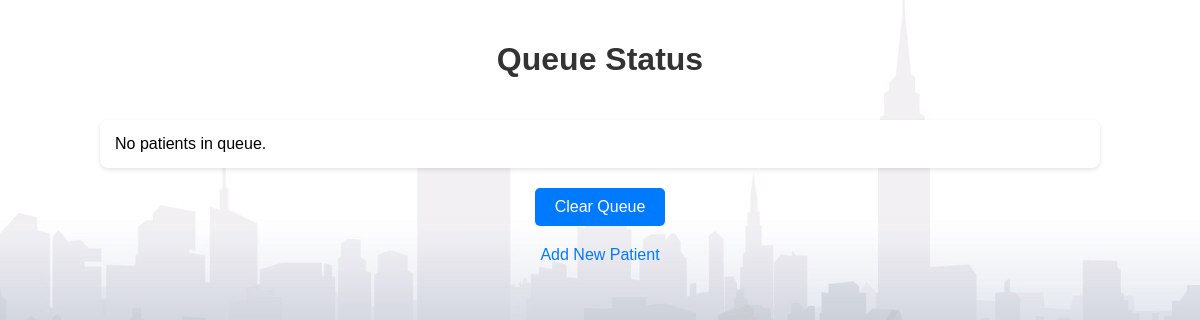
Before: /queue/queue/status/ with the older database file.
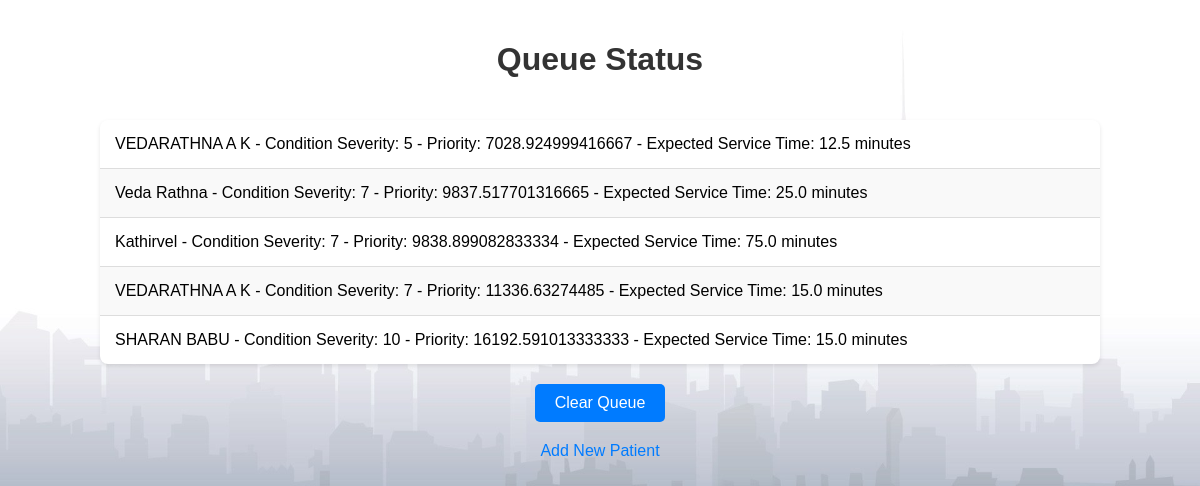
After: the same page with the newer database file.
### queue_app/models.py (models this page shows, shortened)
class Queue(models.Model):
    patient = models.ForeignKey(Patient, on_delete=models.CASCADE)
    priority = models.IntegerField(default=0)
    arrival_time = models.DateTimeField(default=timezone.now)
    def update_priority(self):
        if timezone.is_naive(self.arrival_time):
            arrival_time = timezone.make_aware(self.arrival_time)
        else:
            arrival_time = self.arrival_time
        current_time = timezone.now()
        time_waited = current_time - arrival_time
        wait_time_in_minutes = time_waited.total_seconds() / 60
        patient_severity = self.patient.condition_severity
        self.priority = patient_severity * wait_time_in_minutes
        self.save()

class Patient(models.Model):
    name = models.CharField(max_length=100)
    condition_severity = models.IntegerField()  # Higher severity = Higher priority
    arrival_time = models.DateTimeField(auto_now_add=True)
    expected_service_time = models.IntegerField()  # in minutes
    priority = models.IntegerField(default=0)  # Priority field (higher value = higher priority)
    def calculate_actual_service_time(self):
        severity_factor = 1 if self.condition_severity > 5 else 2
        return self.expected_service_time / severity_factor

### queue_app/views.py (the view)
# urls.py: path('queue/status/', views.queue_status, name='queue_status'),
def queue_status(request):
    queue = Queue.objects.all()
    for item in queue:
        item.update_priority()
    sorted_queue = sorted(queue, key=lambda x: x.priority)
    context = {
        'queue': sorted_queue
    }
    return render(request, 'queue_app/queue_status.html', context)

### queue_app/templates/queue_app/queue_status.html (shortened to what this page needs)
{% load static %}
<!DOCTYPE html>
<html>
<head>
    <link rel="stylesheet" type="text/css" href="{% static 'queue_app/css/queue_status.css' %}">
</head>
<body>
    <h1>Queue Status</h1>
    <ul>
        {% for item in queue %}
            <li>{{ item.patient.name }} - Condition Severity: {{ item.patient.condition_severity }} - Priority: {{ item.priority }} - Expected Service Time: {{ item.patient.calculate_actual_service_time }} minutes</li>
        {% empty %}
            <li>No patients in queue.</li>
        {% endfor %}
    </ul>
    <form method="post" action="{% url 'clear_queue' %}">
        <button type="submit">Clear Queue</button>
    </form>
    <a href="{% url 'patient_arrival' %}">Add New Patient</a>
</body>
</html>

Changed rows visible on the page:
added Queue: patient.name "VEDARATHNA A K", patient.condition_severity "5", priority "7028.924999416667", patient.calculate_actual_service_time "12.5"
added Queue: patient.name "Veda Rathna", patient.condition_severity "7", priority "9837.517701316665", patient.calculate_actual_service_time "25.0"
added Queue: patient.name "Kathirvel", patient.condition_severity "7", priority "9838.899082833334", patient.calculate_actual_service_time "75.0"
added Queue: patient.name "VEDARATHNA A K", patient.condition_severity "7", priority "11336.63274485", patient.calculate_actual_service_time "15.0"
added Queue: patient.name "SHARAN BABU", patient.condition_severity "10", priority "16192.591013333333", patient.calculate_actual_service_time "15.0"
Other visible differences:
text no longer shown: "No patients in queue."
